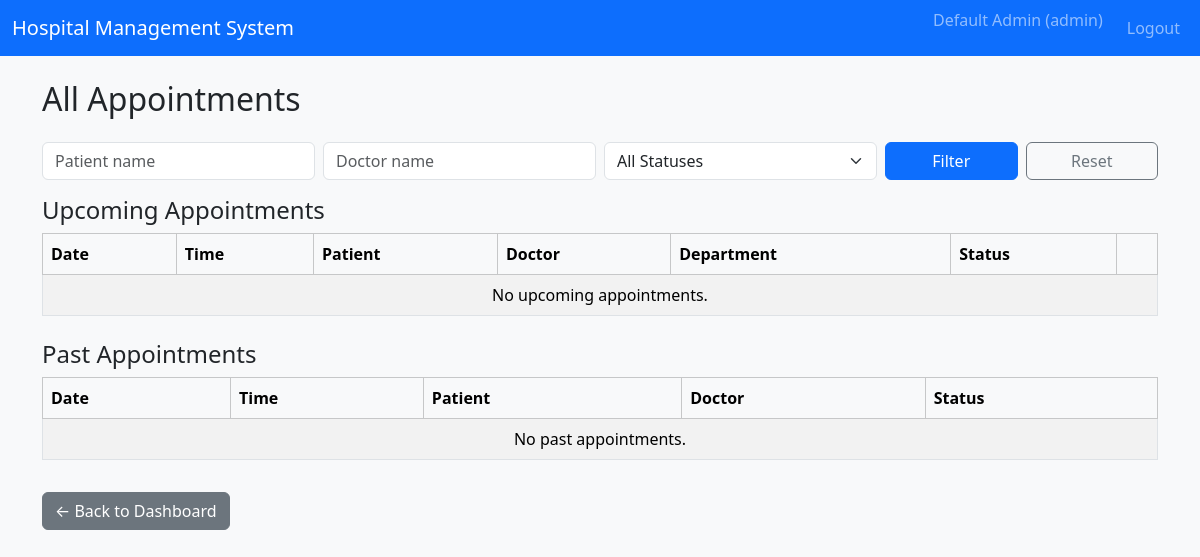
/admin/appointments (signed in), run on an earlier commit of the app's database.
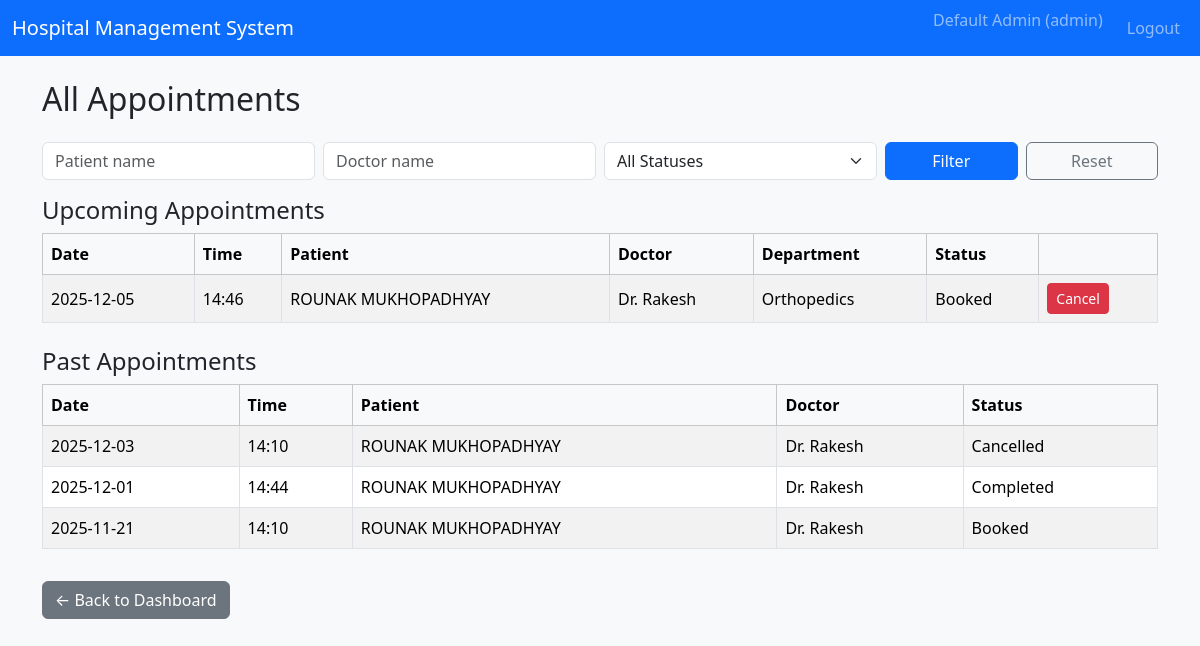
And on a later commit of the database.
### tables this page shows
CREATE TABLE appointments (
            id INTEGER PRIMARY KEY AUTOINCREMENT,
            patient_id INTEGER NOT NULL,
            doctor_id INTEGER NOT NULL,
            date TEXT NOT NULL, -- YYYY-MM-DD
            time TEXT NOT NULL, -- HH:MM
            status TEXT NOT NULL CHECK(status IN ('Booked', 'Completed', 'Cancelled')),
            created_at TEXT NOT NULL,
            updated_at TEXT NOT NULL,
            FOREIGN KEY(patient_id) REFERENCES patients(id),
            FOREIGN KEY(doctor_id) REFERENCES doctors(id),
            UNIQUE(doctor_id, date, time) -- prevent double booking
        );

CREATE TABLE users (
            id INTEGER PRIMARY KEY AUTOINCREMENT,
            username TEXT UNIQUE NOT NULL,
            password_hash TEXT NOT NULL,
            full_name TEXT NOT NULL,
            email TEXT,
            phone TEXT,
            role TEXT NOT NULL CHECK(role IN ('admin', 'doctor', 'patient')),
            is_active INTEGER NOT NULL DEFAULT 1,
            created_at TEXT NOT NULL
        );

CREATE TABLE departments (
            id INTEGER PRIMARY KEY AUTOINCREMENT,
            name TEXT UNIQUE NOT NULL,
            description TEXT,
            created_at TEXT NOT NULL
        );

### controllers/routes.py (the view)
@main_bp.route("/admin/appointments")
@login_required
@role_required("admin")
def admin_appointments():
    patient_q = request.args.get("patient", "").strip()
    doctor_q = request.args.get("doctor", "").strip()
    status_q = request.args.get("status", "").strip()
    conn = get_db_connection()
    cur = conn.cursor()
    query = """
        SELECT a.*,
               pu.full_name AS patient_name,
               du.full_name AS doctor_name,
               dept.name AS dept_name
        FROM appointments a
        JOIN patients p ON a.patient_id = p.id
        JOIN users pu ON p.user_id = pu.id
        JOIN doctors d ON a.doctor_id = d.id
        JOIN users du ON d.user_id = du.id
        LEFT JOIN departments dept ON d.department_id = dept.id
        WHERE 1=1
    """
    params = []
    if patient_q:
        query += " AND pu.full_name LIKE ?"
        params.append(f"%{patient_q}%")
    if doctor_q:
        query += " AND du.full_name LIKE ?"
        params.append(f"%{doctor_q}%")
    if status_q:
        query += " AND a.status = ?"
        params.append(status_q)
    query += " ORDER BY a.date DESC, a.time DESC;"
    cur.execute(query, params)
    rows = cur.fetchall()
    conn.close()
    today_str = date_cls.today().isoformat()
    upcoming = []
    past = []
    for r in rows:
        if r["date"] >= today_str and r["status"] == "Booked":
            upcoming.append(r)
        else:
            past.append(r)
    return render_template("admin_appointments.html", upcoming=upcoming, past=past)

### controllers/routes.py (called while the page is built)
def login_required(view_func):
    @wraps(view_func)
    def wrapped(*args, **kwargs):
        if "user_id" not in session:
            flash("Please log in to continue.", "warning")
            return redirect(url_for("main.login"))
        return view_func(*args, **kwargs)
    return wrapped

def role_required(role):
    def decorator(view_func):
        @wraps(view_func)
        def wrapped(*args, **kwargs):
            if "user_id" not in session or session.get("role") != role:
                flash("Unauthorized access.", "danger")
                return redirect(url_for("main.login"))
            return view_func(*args, **kwargs)
        return wrapped
    return decorator

### models/models.py (called while the page is built)
def get_db_connection():
    conn = sqlite3.connect(DB_PATH)
    conn.row_factory = sqlite3.Row
    return conn

### templates/admin_appointments.html (shortened to what this page needs)
{% extends "base.html" %}
{% block content %}
<h2>All Appointments</h2>
<form class="row g-2 mt-3 mb-3" method="GET" action="{{ url_for('main.admin_appointments') }}">
    <div class="col-md-3">
        <input
            type="text"
            class="form-control"
            name="patient"
            placeholder="Patient name"
            value="{{ request.args.get('patient', '') }}"
        >
    </div>
    <div class="col-md-3">
        <input
            type="text"
            class="form-control"
            name="doctor"
            placeholder="Doctor name"
            value="{{ request.args.get('doctor', '') }}"
        >
    </div>
    <div class="col-md-3">
        <select class="form-select" name="status">
            <option value="">All Statuses</option>
        </select>
    </div>
    <div class="col-md-3 d-flex">
        <button class="btn btn-primary me-2 w-50" type="submit">Filter</button>
        <a href="{{ url_for('main.admin_appointments') }}" class="btn btn-outline-secondary w-50">
            Reset
        </a>
    </div>
</form>
<h4>Upcoming Appointments</h4>
<table class="table table-striped table-bordered align-middle">
    <thead class="table-light">
        <tr>
            <th>Date</th>
            <th>Time</th>
            <th>Patient</th>
            <th>Doctor</th>
            <th>Department</th>
            <th>Status</th>
            <th></th>
        </tr>
    </thead>
    <tbody>
    {% if upcoming %}
        {% for a in upcoming %}
        <tr>
            <td>{{ a['date'] }}</td>
            <td>{{ a['time'] }}</td>
            <td>{{ a['patient_name'] }}</td>
            <td>{{ a['doctor_name'] }}</td>
            <td>{{ a['dept_name'] or 'N/A' }}</td>
            <td>{{ a['status'] }}</td>
            <td>
                {% if a['status'] == 'Booked' %}
                <a
                    href="{{ url_for('main.admin_cancel_appointment', appointment_id=a['id']) }}"
                    class="btn btn-sm btn-danger"
                >
                    Cancel
                </a>
                {% endif %}
            </td>
        </tr>
        {% endfor %}
    {% else %}
        <tr>
            <td colspan="7" class="text-center">No upcoming appointments.</td>
        </tr>
    {% endif %}
    </tbody>
</table>
<h4 class="mt-4">Past Appointments</h4>
<table class="table table-striped table-bordered align-middle">
    <thead class="table-light">
        <tr>
            <th>Date</th>
            <th>Time</th>
            <th>Patient</th>
            <th>Doctor</th>
            <th>Status</th>
        </tr>
    </thead>
    <tbody>
    {% if past %}
        {% for a in past %}
        <tr>
            <td>{{ a['date'] }}</td>
            <td>{{ a['time'] }}</td>
            <td>{{ a['patient_name'] }}</td>
            <td>{{ a['doctor_name'] }}</td>
            <td>{{ a['status'] }}</td>
        </tr>
        {% endfor %}
    {% else %}
        <tr>
            <td colspan="5" class="text-center">No past appointments.</td>
        </tr>
    {% endif %}
    </tbody>
</table>
<a href="{{ url_for('main.admin_dashboard') }}" class="btn btn-secondary mt-3">
    ← Back to Dashboard
</a>
{% endblock %}

What changed in the data, as far as the page shows it:
added appointments: date "2025-12-05", time "14:46", patient_name "ROUNAK MUKHOPADHYAY", doctor_name "Dr. Rakesh", name "Orthopedics", status "Booked", shown under "Upcoming Appointments"
added appointments: date "2025-12-03", time "14:10", patient_name "ROUNAK MUKHOPADHYAY", doctor_name "Dr. Rakesh", status "Cancelled", shown under "Past Appointments"
added appointments: date "2025-12-01", time "14:44", patient_name "ROUNAK MUKHOPADHYAY", doctor_name "Dr. Rakesh", status "Completed", shown under "Past Appointments"
added appointments: date "2025-11-21", time "14:10", patient_name "ROUNAK MUKHOPADHYAY", doctor_name "Dr. Rakesh", status "Booked", shown under "Past Appointments"
Also different on the page:
text no longer shown: "No upcoming appointments. No past appointments."
